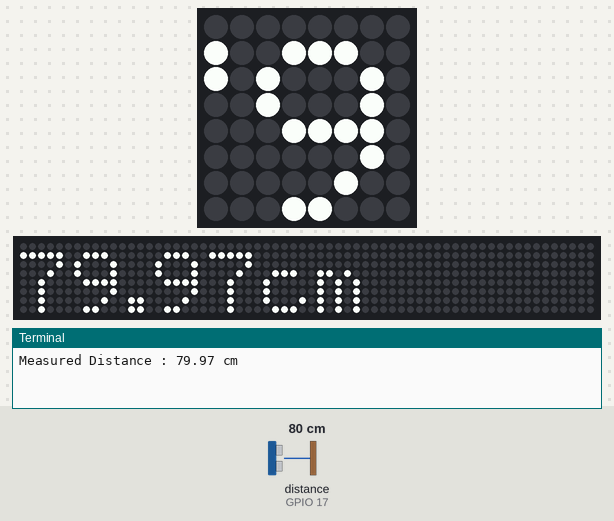
A program run on a simulated Raspberry Pi (BCM pin numbers) with a Sense HAT. Parts: the Sense HAT's 8×8 RGB LED matrix, a strip that is not on the board, showing the scrolling text unrolled, the last lines printed to the terminal. Inputs (shaded band) come from the test bench; at power-on: distance to the obstacle (sensor on GPIO 17) 80 cm. The echo pulse lasts 58.3 µs per cm; the 64×8 strip is a reading aid, not a part: it shows the text the matrix is scrolling, unrolled, one strip-width of it at a time; the clock reads 2024-03-15 10:24:30 at power-on unless the program sets it.

Above: at 1.28 s.
1.3 s: distance to the obstacle (sensor on GPIO 17) set to 2 cm
At 9.91 s:
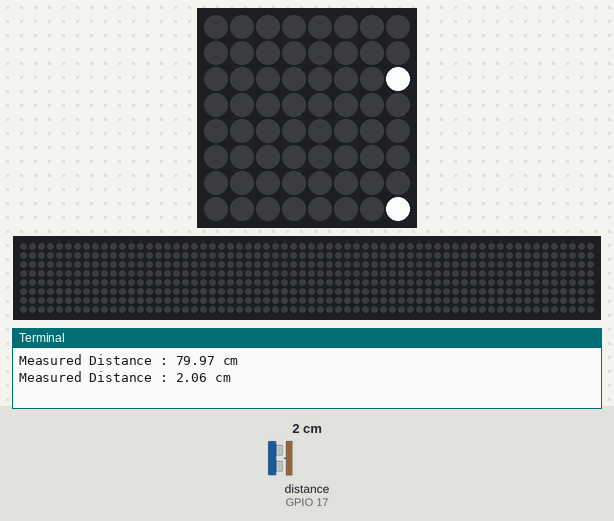
11.0 s: distance to the obstacle (sensor on GPIO 17) set to 4 cm
At 19.04 s:
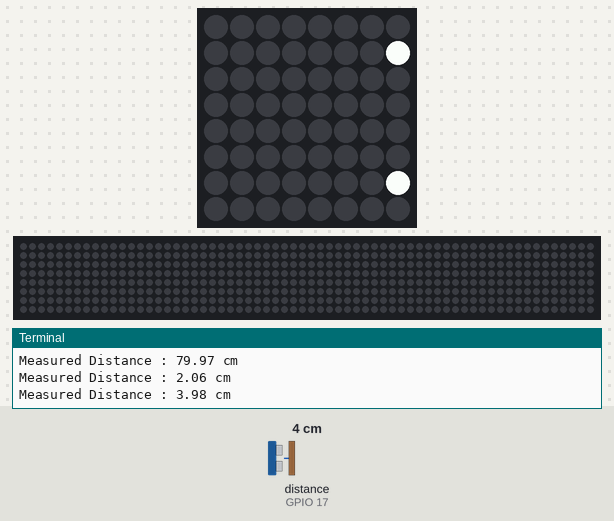
20.7 s: distance to the obstacle (sensor on GPIO 17) set to 9 cm
At 32.09 s:
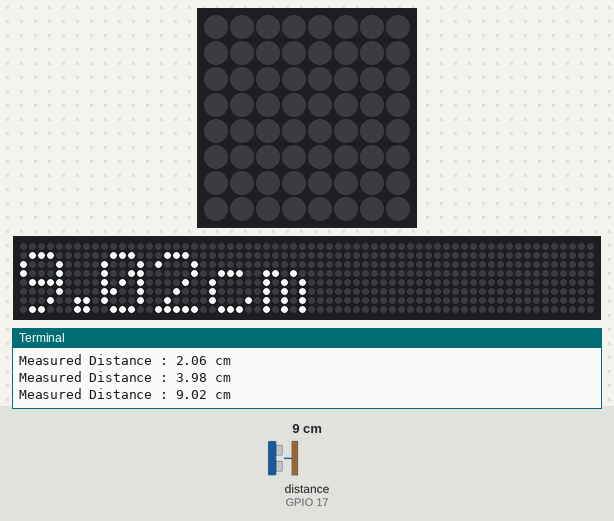

The program:

hat_ultrasonic_HC-SR04.py
```python
#Libraries
import RPi.GPIO as GPIO
import time
from sense_hat import SenseHat

#GPIO Mode (BOARD / BCM)
GPIO.setmode(GPIO.BCM)

sense = SenseHat()
sense.set_rotation(180)

#set GPIO Pins
GPIO_TRIGGER = 27
GPIO_ECHO = 17

#set GPIO direction (IN / OUT)
GPIO.setup(GPIO_TRIGGER, GPIO.OUT)
GPIO.setup(GPIO_ECHO, GPIO.IN)

def displayInHat(distance):
#    message = str(round(distance, 2)) + "cm"
    sense.show_message(str(round(distance, 2)) + "cm")

def distance():
    # set Trigger to HIGH
    GPIO.output(GPIO_TRIGGER, True)

    # set Trigger after 0.01ms to LOW
    time.sleep(0.00001)
    GPIO.output(GPIO_TRIGGER, False)

    StartTime = time.time()
    StopTime = time.time()

    # save StartTime
    while GPIO.input(GPIO_ECHO) == 0:
        StartTime = time.time()

    # save time of arrival
    while GPIO.input(GPIO_ECHO) == 1:
        StopTime = time.time()

    # time difference between start and arrival
    TimeElapsed = StopTime - StartTime
    # multiply with the sonic speed (34300 cm/s)
    # and divide by 2, because there and back
    distance = (TimeElapsed * 34300) / 2

    return distance

if __name__ == '__main__':
    try:
        while True:
            dist = distance()
            print ("Measured Distance : {} cm".format(round(dist,2)))
            displayInHat(dist)
            time.sleep(5)

        # Reset by pressing CTRL + C
    except KeyboardInterrupt:
        print("Measurement stopped by User")
        GPIO.cleanup()
```
